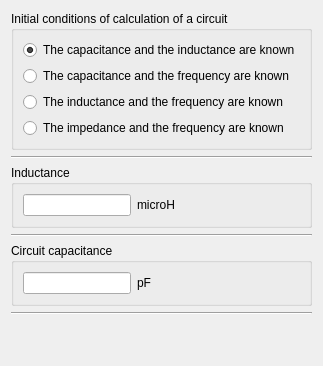
         <widget class="QWidget" name="tab_3">
          <property name="sizePolicy">
           <sizepolicy hsizetype="Preferred" vsizetype="Preferred">
            <horstretch>0</horstretch>
            <verstretch>0</verstretch>
           </sizepolicy>
          </property>
          <attribute name="title">
           <string>LC circuit</string>
          </attribute>
          <layout class="QHBoxLayout" name="horizontalLayout_4">
           <item>
            <layout class="QVBoxLayout" name="verticalLayout_6">
             <item>
              <widget class="QGroupBox" name="groupBox_3">
               <property name="title">
                <string>Initial conditions of calculation of a circuit</string>
               </property>
               <layout class="QVBoxLayout" name="verticalLayout_7">
                <item>
                 <widget class="QRadioButton" name="radioButton_LC">
                  <property name="focusPolicy">
                   <enum>Qt::NoFocus</enum>
                  </property>
                  <property name="text">
                   <string>The capacitance and the inductance are known</string>
                  </property>
                  <property name="checked">
                   <bool>true</bool>
                  </property>
                 </widget>
                </item>
                <item>
                 <widget class="QRadioButton" name="radioButton_CF">
                  <property name="focusPolicy">
                   <enum>Qt::NoFocus</enum>
                  </property>
                  <property name="text">
                   <string>The capacitance and the frequency are known </string>
                  </property>
                 </widget>
                </item>
                <item>
                 <widget class="QRadioButton" name="radioButton_LF">
                  <property name="focusPolicy">
                   <enum>Qt::NoFocus</enum>
                  </property>
                  <property name="text">
                   <string>The inductance and the frequency are known</string>
                  </property>
                 </widget>
                </item>
                <item>
                 <widget class="QRadioButton" name="radioButton_ZF">
                  <property name="focusPolicy">
                   <enum>Qt::NoFocus</enum>
                  </property>
                  <property name="text">
                   <string>The impedance and the frequency are known</string>
                  </property>
                 </widget>
                </item>
               </layout>
              </widget>
             </item>
             <item>
              <widget class="Line" name="line_3">
               <property name="orientation">
                <enum>Qt::Horizontal</enum>
               </property>
              </widget>
             </item>
             <item>
              <widget class="QGroupBox" name="groupBox_1_3">
               <property name="title">
                <string notr="true">Inductance</string>
               </property>
               <layout class="QVBoxLayout" name="verticalLayout_8">
                <item>
                 <layout class="QFormLayout" name="formLayout">
                  <item row="0" column="0">
                   <widget class="QLineEdit" name="lineEdit_1_3"/>
                  </item>
                  <item row="0" column="1">
                   <widget class="QLabel" name="label_01_3">
                    <property name="sizePolicy">
                     <sizepolicy hsizetype="Fixed" vsizetype="Preferred">
                      <horstretch>0</horstretch>
                      <verstretch>0</verstretch>
                     </sizepolicy>
                    </property>
                    <property name="text">
                     <string notr="true">microH</string>
                    </property>
                   </widget>
                  </item>
                 </layout>
                </item>
               </layout>
              </widget>
             </item>
             <item>
              <widget class="Line" name="line_4">
               <property name="orientation">
                <enum>Qt::Horizontal</enum>
               </property>
              </widget>
             </item>
             <item>
              <widget class="QGroupBox" name="groupBox_2_3">
               <property name="title">
                <string notr="true">Circuit capacitance</string>
               </property>
               <layout class="QVBoxLayout" name="verticalLayout_9">
                <item>
                 <layout class="QFormLayout" name="formLayout_2">
                  <item row="0" column="0">
                   <widget class="QLineEdit" name="lineEdit_2_3"/>
                  </item>
                  <item row="0" column="1">
                   <widget class="QLabel" name="label_02_3">
                    <property name="sizePolicy">
                     <sizepolicy hsizetype="Fixed" vsizetype="Preferred">
                      <horstretch>0</horstretch>
                      <verstretch>0</verstretch>
                     </sizepolicy>
                    </property>
                    <property name="text">
                     <string notr="true">pF</string>
                    </property>
                   </widget>
                  </item>
                 </layout>
                </item>
               </layout>
              </widget>
             </item>
             <item>
              <widget class="Line" name="line_5">
               <property name="orientation">
                <enum>Qt::Horizontal</enum>
               </property>
              </widget>
             </item>
             <item>
              <spacer name="verticalSpacer_4">
               <property name="orientation">
                <enum>Qt::Vertical</enum>
               </property>
               <property name="sizeHint" stdset="0">
                <size>
                 <width>20</width>
                 <height>40</height>
                </size>
               </property>
              </spacer>
             </item>
            </layout>
           </item>
          </layout>
         </widget>
